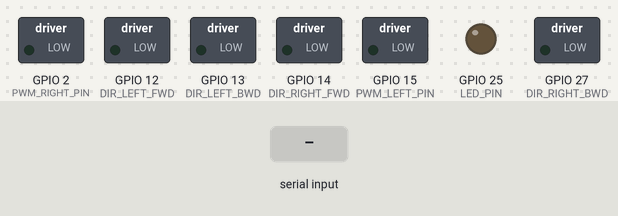
Recording of a sketch running on a simulated ESP32. Shown: switched loads named in the sketch (green lamp = pin HIGH), output pins drawn as LEDs (lit = HIGH). Inputs (shaded band) come from the test bench. What the sketch prints to the serial monitor is not drawn.

Above: at 1.7 s.
1.8 s: "TEST\n" received over Serial
At 2.2 s:
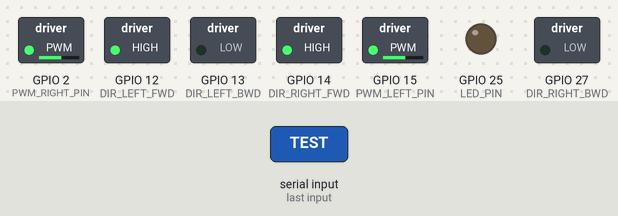
At 3.7 s:
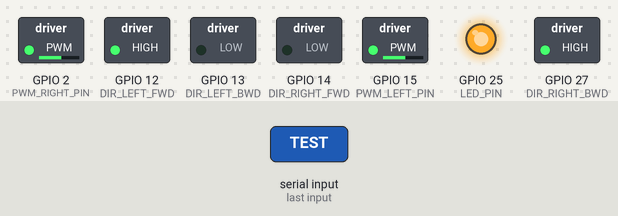
4.8 s: "TEST\n" received over Serial
At 8.6 s:
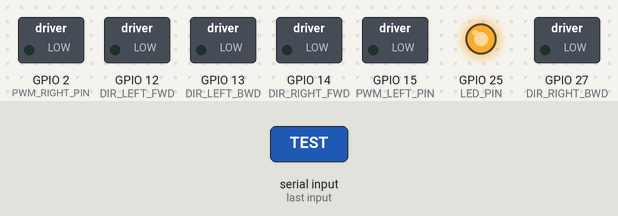
Timing chart, 0 to 10.1 s (numbered marks = the images above; inputs shaded):
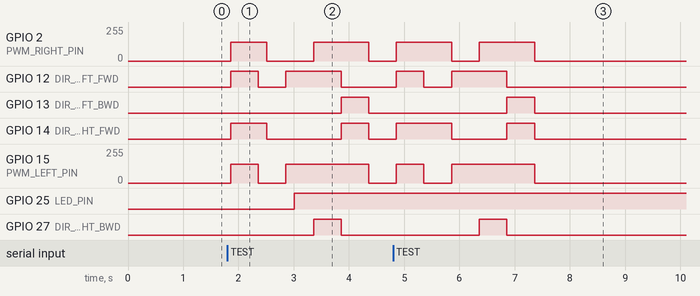

Measured:
- after the input at 1.8 s, GPIO 2 (PWM_RIGHT_PIN): 0/255 → 141/255 after 0.06 s, → 0/255 0.65 s later, → 141/255 0.85 s later, → 0/255 1.0 s later; GPIO 12 (DIR_LEFT_FWD): LOW → HIGH after 0.06 s, → LOW 0.50 s later, → HIGH 0.50 s later, → LOW 1.0 s later
- after the input at 4.8 s, GPIO 2 (PWM_RIGHT_PIN): alternates 141/255 for 1.0 s and 0/255 for 0.50 s, 4 changes in all, then stays 0/255, starting after 0.06 s; GPIO 12 (DIR_LEFT_FWD): LOW → HIGH after 0.06 s, → LOW 0.50 s later, → HIGH 0.50 s later, → LOW 1.0 s later

The sketch:

sketch_oct17a.ino
```cpp
// ==========================================
// ESP32 Durian Robot Motor Controller v2.1
// Production-Ready (Minimal Delays)
// ==========================================

#include <Arduino.h>
#include <freertos/FreeRTOS.h>
#include <freertos/task.h>
#include <freertos/queue.h>

// === PIN DEFINITIONS ===
#define PWM_LEFT_PIN    15
#define PWM_RIGHT_PIN   2
#define DIR_LEFT_FWD    12
#define DIR_LEFT_BWD    13
#define DIR_RIGHT_FWD   14
#define DIR_RIGHT_BWD   27
#define LED_PIN         25

// === PWM CONFIGURATION ===
#define PWM_FREQ        5000
#define PWM_RESOLUTION  8
#define PWM_CH_LEFT     0
#define PWM_CH_RIGHT    1
#define MAX_PWM         255
#define MIN_PWM         30

// === TIMING ===
#define CONTROL_LOOP_MS 50    // 20 Hz (ต้องเก็บ!)
#define WATCHDOG_MS     5000
#define SERIAL_TIMEOUT  2000

// === MOTOR STATE ===
struct MotorState {
  float speed_left;
  float speed_right;
  uint8_t pwm_left;
  uint8_t pwm_right;
  unsigned long last_cmd_time;
  bool connected;
  bool is_emergency_stop;
} motor_state = {0};

// === SYNCHRONIZATION ===
QueueHandle_t motor_cmd_queue;
SemaphoreHandle_t motor_state_mutex;

// ==========================================
// SETUP & INITIALIZATION
// ==========================================

void setup() {
  Serial.begin(115200);
  delay(500);

  Serial.println("\n=== ESP32 Motor Controller v2.1 ===");
  Serial.println("Production Version\n");

  init_hardware();
  init_freertos();

  Serial.println("✓ Ready!\n");
}

void init_hardware() {
  // GPIO setup
  pinMode(LED_PIN, OUTPUT);
  pinMode(DIR_LEFT_FWD, OUTPUT);
  pinMode(DIR_LEFT_BWD, OUTPUT);
  pinMode(DIR_RIGHT_FWD, OUTPUT);
  pinMode(DIR_RIGHT_BWD, OUTPUT);

  // PWM setup
  ledcSetup(PWM_CH_LEFT, PWM_FREQ, PWM_RESOLUTION);
  ledcSetup(PWM_CH_RIGHT, PWM_FREQ, PWM_RESOLUTION);
  ledcAttachPin(PWM_LEFT_PIN, PWM_CH_LEFT);
  ledcAttachPin(PWM_RIGHT_PIN, PWM_CH_RIGHT);

  // Initial state
  motor_state.connected = false;
  motor_state.last_cmd_time = millis();
  motor_state.is_emergency_stop = false;

  digitalWrite(LED_PIN, LOW);
  emergency_stop();
}

void init_freertos() {
  motor_state_mutex = xSemaphoreCreateMutex();
  motor_cmd_queue = xQueueCreate(10, sizeof(char) * 64);

  xTaskCreatePinnedToCore(
    motor_control_task,
    "MotorControl",
    2048,
    NULL,
    3,  // High priority
    NULL,
    0
  );

  xTaskCreatePinnedToCore(
    serial_handler_task,
    "SerialHandler",
    4096,
    NULL,
    2,
    NULL,
    1
  );

  xTaskCreatePinnedToCore(
    watchdog_task,
    "Watchdog",
    1024,
    NULL,
    1,
    NULL,
    0
  );

  xTaskCreatePinnedToCore(
    status_led_task,
    "StatusLED",
    1024,
    NULL,
    1,
    NULL,
    1
  );
}

// ==========================================
// MAIN LOOP
// ==========================================

void loop() {
  delay(1000);  // Idle
}

// ==========================================
// FREERTOS TASKS
// ==========================================

void motor_control_task(void* params) {
  TickType_t last_wake_time = xTaskGetTickCount();
  char cmd_buffer[64];

  Serial.println("[MotorControl] Started");

  while (1) {
    // Non-blocking queue check
    if (xQueueReceive(motor_cmd_queue, cmd_buffer, 0) == pdTRUE) {
      parse_and_execute_command(cmd_buffer);
    }

    // Non-blocking serial check
    if (Serial.available() > 0) {
      String input = Serial.readStringUntil('\n');
      input.trim();

      if (input.length() > 0 && input.length() < 64) {
        char temp[64];
        input.toCharArray(temp, 64);
        xQueueSendToBack(motor_cmd_queue, temp, 0);
      }
    }

    // KEEP THIS! Timing control
    vTaskDelayUntil(&last_wake_time, pdMS_TO_TICKS(CONTROL_LOOP_MS));
  }
}

void serial_handler_task(void* params) {
  Serial.println("[SerialHandler] Started");

  while (1) {
    // Just monitor, don't do much
    vTaskDelay(pdMS_TO_TICKS(1000));
  }
}

void watchdog_task(void* params) {
  Serial.println("[Watchdog] Started");
  unsigned long last_cmd_time;

  while (1) {
    if (xSemaphoreTake(motor_state_mutex, pdMS_TO_TICKS(100)) == pdTRUE) {
      last_cmd_time = motor_state.last_cmd_time;
      xSemaphoreGive(motor_state_mutex);

      unsigned long elapsed = millis() - last_cmd_time;

      if (elapsed > SERIAL_TIMEOUT && !motor_state.is_emergency_stop) {
        Serial.println("[Watchdog] ⚠️ Timeout - stopping");

        if (xSemaphoreTake(motor_state_mutex, pdMS_TO_TICKS(100)) == pdTRUE) {
          emergency_stop();
          motor_state.is_emergency_stop = true;
          xSemaphoreGive(motor_state_mutex);
        }
      }
    }

    vTaskDelay(pdMS_TO_TICKS(1000));
  }
}

void status_led_task(void* params) {
  Serial.println("[StatusLED] Started");
  bool led_state = false;

  while (1) {
    if (xSemaphoreTake(motor_state_mutex, pdMS_TO_TICKS(100)) == pdTRUE) {
      bool connected = motor_state.connected;
      bool emergency = motor_state.is_emergency_stop;
      xSemaphoreGive(motor_state_mutex);

      if (emergency) {
        digitalWrite(LED_PIN, HIGH);  // Solid
        vTaskDelay(pdMS_TO_TICKS(500));
      } else if (connected) {
        // Slow blink
        led_state = !led_state;
        digitalWrite(LED_PIN, led_state);
        vTaskDelay(pdMS_TO_TICKS(500));
      } else {
        digitalWrite(LED_PIN, LOW);
        vTaskDelay(pdMS_TO_TICKS(500));
      }
    }
  }
}

// ==========================================
// COMMAND PARSING
// ==========================================

void parse_and_execute_command(const char* cmd) {
  // M,left,right
  if (cmd[0] == 'M' && cmd[1] == ',') {
    char* ptr = (char*)(cmd + 2);
    float left = strtof(ptr, &ptr);

    if (*ptr == ',') {
      ptr++;
      float right = strtof(ptr, NULL);

      if (xSemaphoreTake(motor_state_mutex, pdMS_TO_TICKS(100)) == pdTRUE) {
        set_motor_speed(left, right);
        motor_state.last_cmd_time = millis();
        motor_state.connected = true;
        motor_state.is_emergency_stop = false;
        xSemaphoreGive(motor_state_mutex);
      }
    }
  }
  else if (strcmp(cmd, "TEST") == 0) {
    run_motor_test();
  }
  else if (strcmp(cmd, "STATUS") == 0) {
    print_status();
  }
  else if (strcmp(cmd, "STOP") == 0) {
    if (xSemaphoreTake(motor_state_mutex, pdMS_TO_TICKS(100)) == pdTRUE) {
      emergency_stop();
      xSemaphoreGive(motor_state_mutex);
    }
  }
}

// ==========================================
// MOTOR CONTROL
// ==========================================

void set_motor_speed(float left_speed, float right_speed) {
  left_speed = constrain(left_speed, -1.0, 1.0);
  right_speed = constrain(right_speed, -1.0, 1.0);

  motor_state.speed_left = left_speed;
  motor_state.speed_right = right_speed;

  uint8_t pwm_left = speed_to_pwm(left_speed);
  uint8_t pwm_right = speed_to_pwm(right_speed);

  apply_motor_pwm(pwm_left, pwm_right);

  Serial.printf("M: L=%.2f(%d) R=%.2f(%d)\n",
    left_speed, pwm_left, right_speed, pwm_right);
}

uint8_t speed_to_pwm(float normalized_speed) {
  if (normalized_speed == 0.0) return 0;

  float abs_speed = fabs(normalized_speed);
  uint8_t pwm = (uint8_t)(abs_speed * (MAX_PWM - MIN_PWM) + MIN_PWM);

  return pwm;
}

void apply_motor_pwm(uint8_t pwm_left, uint8_t pwm_right) {
  // Left motor
  if (motor_state.speed_left > 0) {
    digitalWrite(DIR_LEFT_FWD, HIGH);
    digitalWrite(DIR_LEFT_BWD, LOW);
  } else if (motor_state.speed_left < 0) {
    digitalWrite(DIR_LEFT_FWD, LOW);
    digitalWrite(DIR_LEFT_BWD, HIGH);
  } else {
    digitalWrite(DIR_LEFT_FWD, LOW);
    digitalWrite(DIR_LEFT_BWD, LOW);
  }

  // Right motor
  if (motor_state.speed_right > 0) {
    digitalWrite(DIR_RIGHT_FWD, HIGH);
    digitalWrite(DIR_RIGHT_BWD, LOW);
  } else if (motor_state.speed_right < 0) {
    digitalWrite(DIR_RIGHT_FWD, LOW);
    digitalWrite(DIR_RIGHT_BWD, HIGH);
  } else {
    digitalWrite(DIR_RIGHT_FWD, LOW);
    digitalWrite(DIR_RIGHT_BWD, LOW);
  }

  ledcWrite(PWM_CH_LEFT, pwm_left);
  ledcWrite(PWM_CH_RIGHT, pwm_right);

  motor_state.pwm_left = pwm_left;
  motor_state.pwm_right = pwm_right;
}

void emergency_stop() {
  motor_state.speed_left = 0.0;
  motor_state.speed_right = 0.0;
  apply_motor_pwm(0, 0);
  Serial.println("🛑 STOP");
}

// ==========================================
// TEST & DEBUG
// ==========================================

void run_motor_test() {
  Serial.println("\n=== Motor Test ===");

  // Quick test (500ms each, not 2000ms)
  test_motor(0.5, 0.5, "Forward", 500);
  test_motor(0.0, 0.5, "Right", 500);
  test_motor(0.5, 0.0, "Left", 500);
  test_motor(0.5, -0.5, "Turn-R", 500);
  test_motor(-0.5, 0.5, "Turn-L", 500);

  emergency_stop();
  Serial.println("✓ Test done\n");
}

void test_motor(float left, float right, const char* name, uint32_t duration) {
  Serial.printf("Test: %s\n", name);

  if (xSemaphoreTake(motor_state_mutex, pdMS_TO_TICKS(100)) == pdTRUE) {
    set_motor_speed(left, right);
    xSemaphoreGive(motor_state_mutex);
  }

  // Non-blocking wait
  vTaskDelay(pdMS_TO_TICKS(duration));
}

void print_status() {
  if (xSemaphoreTake(motor_state_mutex, pdMS_TO_TICKS(100)) == pdTRUE) {
    Serial.println("\n=== Status ===");
    Serial.printf("Connected: %s\n", motor_state.connected ? "✓" : "✗");
    Serial.printf("Emergency: %s\n", motor_state.is_emergency_stop ? "YES" : "NO");
    Serial.printf("Left:  %.2f (PWM: %d)\n", motor_state.speed_left, motor_state.pwm_left);
    Serial.printf("Right: %.2f (PWM: %d)\n", motor_state.speed_right, motor_state.pwm_right);
    Serial.printf("Cmd age: %d ms\n", (int)(millis() - motor_state.last_cmd_time));
    Serial.printf("Heap: %d bytes\n", ESP.getFreeHeap());
    Serial.println();
    xSemaphoreGive(motor_state_mutex);
  }
}
```
